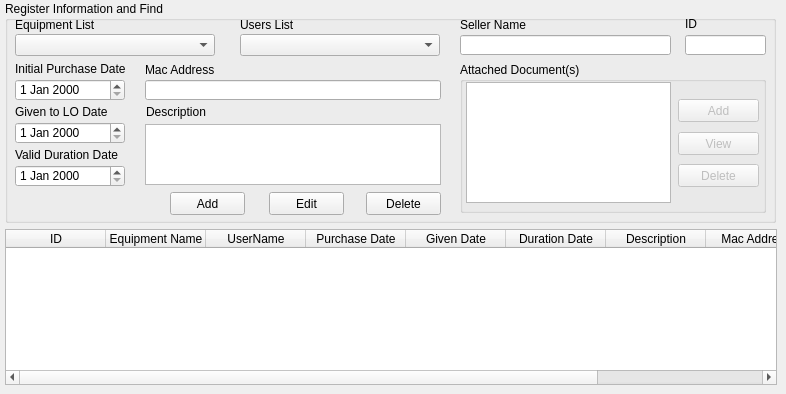
   <widget class="QWidget" name="Equipmentlist">
    <attribute name="title">
     <string>Equipment List</string>
    </attribute>
    <widget class="QTableWidget" name="equipment_twidget">
     <property name="geometry">
      <rect>
       <x>5</x>
       <y>229</y>
       <width>772</width>
       <height>156</height>
      </rect>
     </property>
     <column>
      <property name="text">
       <string>ID</string>
      </property>
     </column>
     <column>
      <property name="text">
       <string>Equipment Name</string>
      </property>
     </column>
     <column>
      <property name="text">
       <string>UserName</string>
      </property>
     </column>
     <column>
      <property name="text">
       <string>Purchase Date</string>
      </property>
     </column>
     <column>
      <property name="text">
       <string>Given Date</string>
      </property>
     </column>
     <column>
      <property name="text">
       <string>Duration Date</string>
      </property>
     </column>
     <column>
      <property name="text">
       <string>Description</string>
      </property>
     </column>
     <column>
      <property name="text">
       <string>Mac Address</string>
      </property>
     </column>
     <column>
      <property name="text">
       <string>Seller Name</string>
      </property>
     </column>
    </widget>
    <widget class="QGroupBox" name="groupBox_15">
     <property name="geometry">
      <rect>
       <x>5</x>
       <y>1</y>
       <width>771</width>
       <height>222</height>
      </rect>
     </property>
     <property name="title">
      <string>Register Information and Find</string>
     </property>
     <widget class="QLabel" name="label_40">
      <property name="geometry">
       <rect>
        <x>235</x>
        <y>16</y>
        <width>200</width>
        <height>16</height>
       </rect>
      </property>
      <property name="text">
       <string>Users List</string>
      </property>
     </widget>
     <widget class="QLineEdit" name="id_equipment_edit">
      <property name="geometry">
       <rect>
        <x>680</x>
        <y>34</y>
        <width>81</width>
        <height>20</height>
       </rect>
      </property>
      <property name="readOnly">
       <bool>true</bool>
      </property>
     </widget>
     <widget class="QLabel" name="label_15">
      <property name="geometry">
       <rect>
        <x>10</x>
        <y>103</y>
        <width>106</width>
        <height>16</height>
       </rect>
      </property>
      <property name="text">
       <string>Given to LO Date</string>
      </property>
     </widget>
     <widget class="QDateEdit" name="given_date">
      <property name="geometry">
       <rect>
        <x>10</x>
        <y>121</y>
        <width>110</width>
        <height>22</height>
       </rect>
      </property>
     </widget>
     <widget class="QDateEdit" name="duration_date">
      <property name="geometry">
       <rect>
        <x>10</x>
        <y>164</y>
        <width>110</width>
        <height>22</height>
       </rect>
      </property>
     </widget>
     <widget class="QGroupBox" name="documents_groupbox">
      <property name="geometry">
       <rect>
        <x>455</x>
        <y>61</y>
        <width>306</width>
        <height>151</height>
       </rect>
      </property>
      <property name="title">
       <string>Attached Document(s)</string>
      </property>
      <widget class="QListWidget" name="equipment_doc_twidget">
       <property name="geometry">
        <rect>
         <x>6</x>
         <y>20</y>
         <width>205</width>
         <height>121</height>
        </rect>
       </property>
       <property name="editTriggers">
        <set>QAbstractItemView::NoEditTriggers</set>
       </property>
      </widget>
      <widget class="QPushButton" name="add_equip_doc_button">
       <property name="enabled">
        <bool>false</bool>
       </property>
       <property name="geometry">
        <rect>
         <x>218</x>
         <y>37</y>
         <width>81</width>
         <height>23</height>
        </rect>
       </property>
       <property name="text">
        <string>Add</string>
       </property>
      </widget>
      <widget class="QPushButton" name="delete_equip_doc_button">
       <property name="enabled">
        <bool>false</bool>
       </property>
       <property name="geometry">
        <rect>
         <x>218</x>
         <y>102</y>
         <width>81</width>
         <height>23</height>
        </rect>
       </property>
       <property name="text">
        <string>Delete</string>
       </property>
      </widget>
      <widget class="QPushButton" name="view_equip_doc_button">
       <property name="enabled">
        <bool>false</bool>
       </property>
       <property name="geometry">
        <rect>
         <x>218</x>
         <y>70</y>
         <width>81</width>
         <height>23</height>
        </rect>
       </property>
       <property name="text">
        <string>View</string>
       </property>
      </widget>
     </widget>
     <widget class="QLabel" name="label_41">
      <property name="geometry">
       <rect>
        <x>455</x>
        <y>16</y>
        <width>200</width>
        <height>16</height>
       </rect>
      </property>
      <property name="text">
       <string>Seller Name</string>
      </property>
     </widget>
     <widget class="QComboBox" name="equipment_list_cbox">
      <property name="geometry">
       <rect>
        <x>10</x>
        <y>33</y>
        <width>200</width>
        <height>22</height>
       </rect>
      </property>
     </widget>
     <widget class="QDateEdit" name="initial_date">
      <property name="geometry">
       <rect>
        <x>10</x>
        <y>78</y>
        <width>110</width>
        <height>22</height>
       </rect>
      </property>
     </widget>
     <widget class="QLineEdit" name="seller_name_edit">
      <property name="geometry">
       <rect>
        <x>455</x>
        <y>34</y>
        <width>211</width>
        <height>20</height>
       </rect>
      </property>
     </widget>
     <widget class="QPushButton" name="add_equipment_button">
      <property name="geometry">
       <rect>
        <x>165</x>
        <y>191</y>
        <width>75</width>
        <height>23</height>
       </rect>
      </property>
      <property name="text">
       <string>Add</string>
      </property>
     </widget>
     <widget class="QLineEdit" name="mac_address_edit">
      <property name="geometry">
       <rect>
        <x>140</x>
        <y>79</y>
        <width>296</width>
        <height>20</height>
       </rect>
      </property>
     </widget>
     <widget class="QPushButton" name="delete_equipment_button">
      <property name="geometry">
       <rect>
        <x>361</x>
        <y>191</y>
        <width>75</width>
        <height>23</height>
       </rect>
      </property>
      <property name="text">
       <string>Delete</string>
      </property>
     </widget>
     <widget class="QTextEdit" name="equipment_desc_text">
      <property name="geometry">
       <rect>
        <x>140</x>
        <y>123</y>
        <width>296</width>
        <height>61</height>
       </rect>
      </property>
     </widget>
     <widget class="QLabel" name="label_39">
      <property name="geometry">
       <rect>
        <x>10</x>
        <y>16</y>
        <width>200</width>
        <height>16</height>
       </rect>
      </property>
      <property name="text">
       <string>Equipment List</string>
      </property>
     </widget>
     <widget class="QPushButton" name="edit_equipment_button">
      <property name="geometry">
       <rect>
        <x>264</x>
        <y>191</y>
        <width>75</width>
        <height>23</height>
       </rect>
      </property>
      <property name="text">
       <string>Edit</string>
      </property>
     </widget>
     <widget class="QLabel" name="label_38">
      <property name="geometry">
       <rect>
        <x>10</x>
        <y>146</y>
        <width>116</width>
        <height>16</height>
       </rect>
      </property>
      <property name="text">
       <string>Valid Duration Date</string>
      </property>
     </widget>
     <widget class="QLabel" name="label_44">
      <property name="geometry">
       <rect>
        <x>680</x>
        <y>16</y>
        <width>46</width>
        <height>13</height>
       </rect>
      </property>
      <property name="text">
       <string>ID</string>
      </property>
     </widget>
     <widget class="QComboBox" name="users_list_cbox">
      <property name="geometry">
       <rect>
        <x>235</x>
        <y>33</y>
        <width>200</width>
        <height>22</height>
       </rect>
      </property>
     </widget>
     <widget class="QLabel" name="label_43">
      <property name="geometry">
       <rect>
        <x>140</x>
        <y>61</y>
        <width>121</width>
        <height>16</height>
       </rect>
      </property>
      <property name="text">
       <string>Mac Address</string>
      </property>
     </widget>
     <widget class="QLabel" name="label_42">
      <property name="geometry">
       <rect>
        <x>141</x>
        <y>103</y>
        <width>161</width>
        <height>16</height>
       </rect>
      </property>
      <property name="text">
       <string>Description</string>
      </property>
     </widget>
     <widget class="QLabel" name="label_14">
      <property name="geometry">
       <rect>
        <x>10</x>
        <y>60</y>
        <width>111</width>
        <height>16</height>
       </rect>
      </property>
      <property name="text">
       <string>Initial Purchase Date</string>
      </property>
     </widget>
    </widget>
   </widget>
